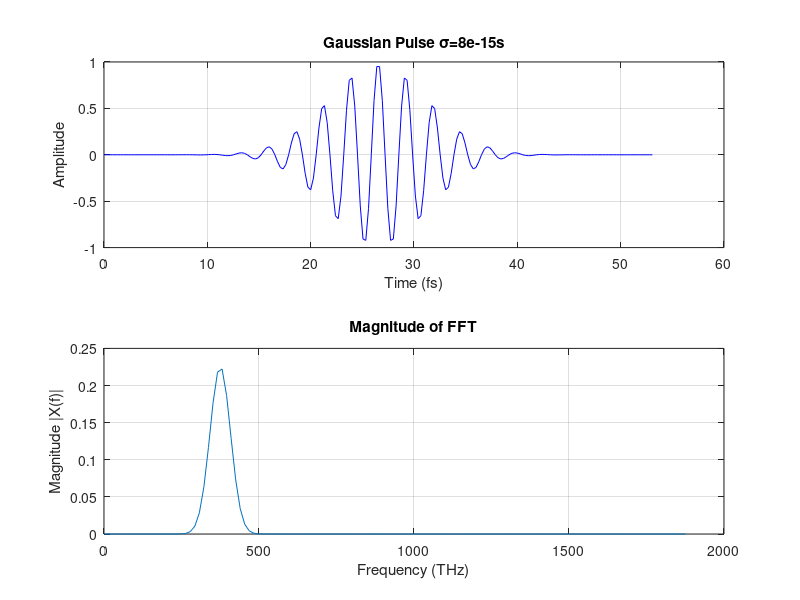

MATLAB code to generate this figure:
%% Fourier transform of Gaussian pulse
% The code is written by Kh.Tsendsuren, 2015-07-03

clear; close all; clc
c = 3e+8; % Speed of light [m/sec]
lambda = 800e-9; % Wavelength [nm]
freq = c/lambda; % Actual Frequency of light [THz]
%%
% 
%  Nyquist sampling theorem
%  The sampling frequency should be at least twice the highest frequency
%  contained in the signal, fs>2*f
% 

fsamp = freq*10; % Sampling frequency

T = 1/fsamp; % Unit time [fs]
L = 200; % Length of signal
sigma = 8e-15; % Pulse duration
t = (0:L-1)*T; % Time base
t0 = max(t)/2; % Used to centering the pulse

%% Electric field
Egauss = (exp(-2*log(2)*(t-t0).^2/(sigma)^2)).*cos(-2*pi*freq*(t-t0));

subplot(2,1,1)
plot(t/1e-15,real(Egauss),'b');
title(['Gaussian Pulse \sigma=', num2str(sigma),'s']);
xlabel('Time (fs)');
ylabel('Amplitude');
ylim([-1 1]) 
%xlim([30e-15 70e-15])
grid on

NFFT = 2^nextpow2(L);
%NFFT = 1900; % Frequency sampling number, it will define how 
X = fft(Egauss,NFFT)/L;
%Pxx=X.*conj(X)/(NFFT*NFFT); %computing power with proper scaling
freq = 0.5*fsamp*linspace(0,1,NFFT/2+1); % (full range) Frequency Vector
subplot(2,1,2)
plot(freq/1e+12,2*abs(X(1:NFFT/2+1)))
title('Magnitude of FFT');
xlabel('Frequency (THz)')
ylabel('Magnitude |X(f)|');
%xlim([340 380])
grid on